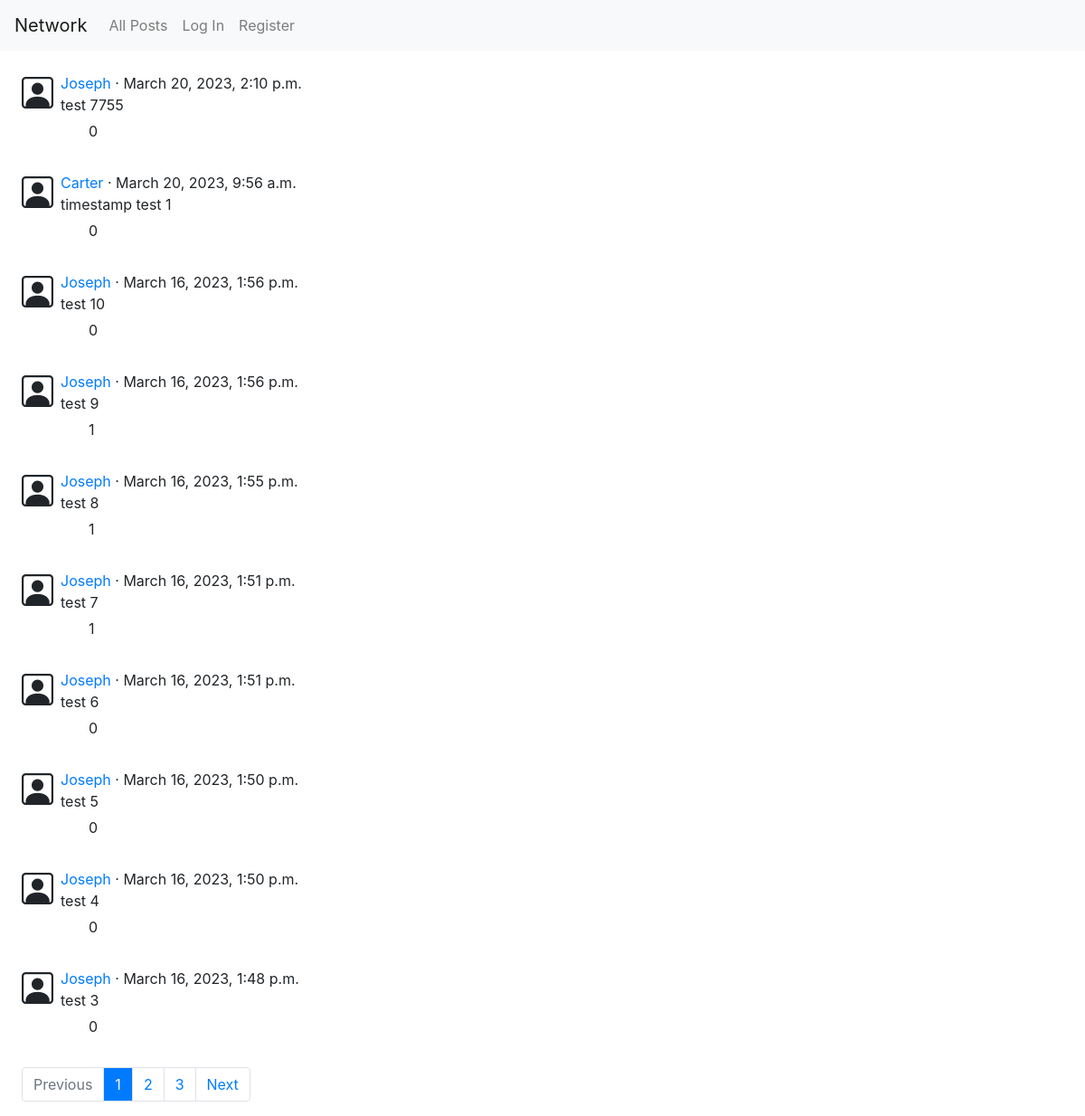
Before: / with the older database file.
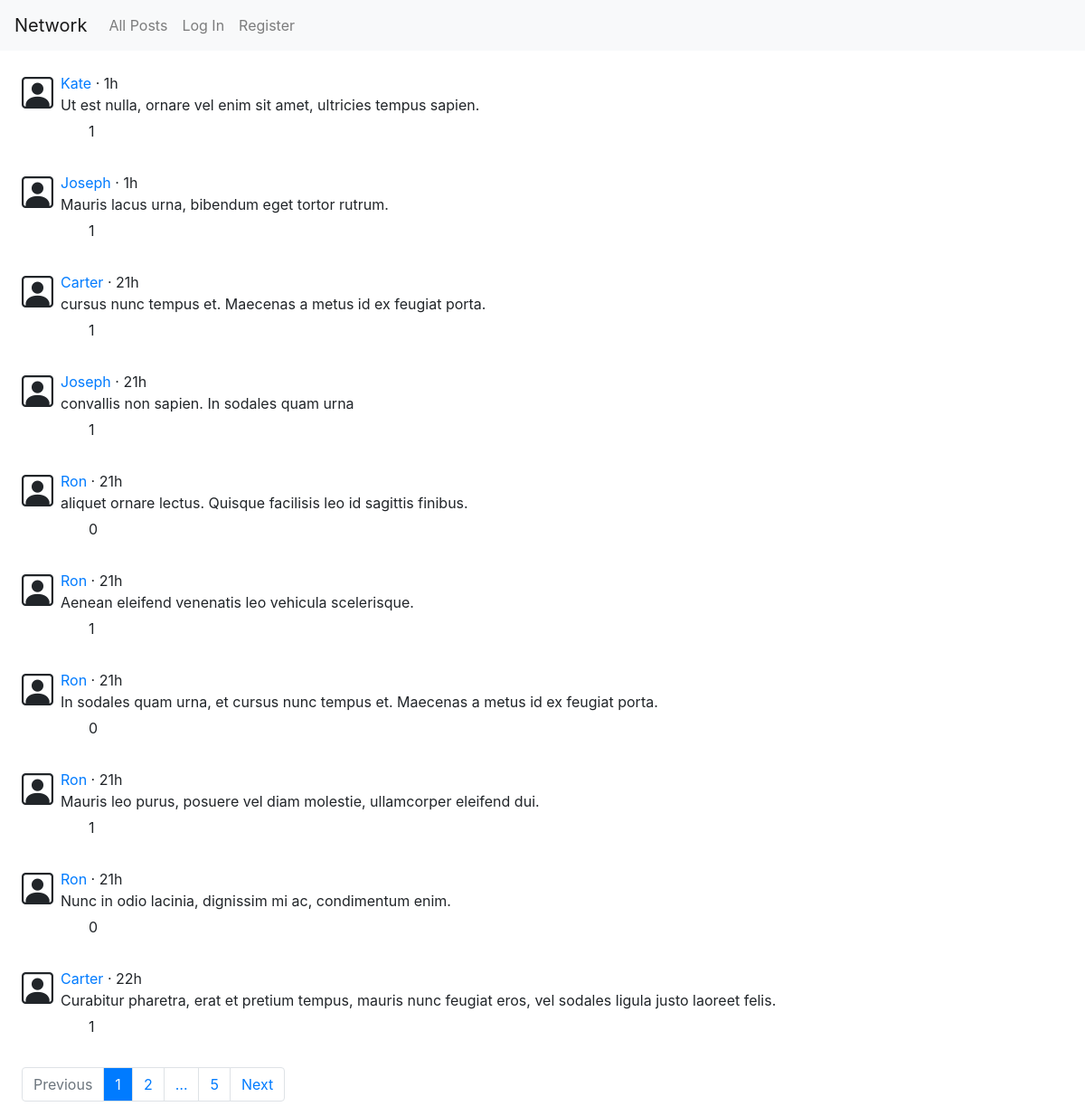
After: the same page with the newer database file.
### network/models.py (models this page shows, shortened)
class Post(models.Model):
    creator = models.ForeignKey(User, on_delete=models.CASCADE, related_name="posts")
    content = models.TextField(max_length=280)
    timestamp = models.DateTimeField(auto_now_add=True)
    likers = models.ManyToManyField(User, related_name="likes")
    def frontend_timestamp(self):
        current_time = datetime.datetime.utcnow().replace(tzinfo=pytz.UTC)
        difference = current_time - self.timestamp
        one_day = datetime.timedelta(days=1)
        if difference < one_day: # if difference less than 1 day
            difference_seconds = int(difference.total_seconds())
            if difference_seconds < 60:
                return  f"{difference_seconds}s"
            elif difference_seconds < 60*60:
                mins = difference_seconds // 60
                return  f"{mins}m"
            else:
                hrs = difference_seconds // (60*60)
                return  f"{hrs}h"
        else: # if difference greater than 1 day
            return self.timestamp

class User(AbstractUser):
    def get_followers(self):
        filtered_connections = Connection.objects.filter(target=self)
        followers = []
        for connection in filtered_connections:
            followers.append(connection.origin)
        return followers

### network/views.py (the view)
# urls.py: path("", views.index, name="index"),
def index(request):
    posts = Post.objects.order_by("-timestamp").all()
    paginator = Paginator(posts, 10)
    page_number = request.GET.get("page", 1)
    page_obj = paginator.get_page(page_number)
    page_numbers_list = paginator.get_elided_page_range(page_number, on_each_side=1, on_ends=1)
    return render(request, "network/index.html", {
        "form": NewPostForm(),
        "page_obj": page_obj,
        "page_numbers_list": page_numbers_list
    })

### network/templates/network/index.html (shortened to what this page needs)
{% extends "network/layout.html" %}
{% block body %}
    <div class="main_container ml-4 mt-4">
        {% for post in page_obj %}
            {% include 'network/includes/post_layout.html' %}
        {% empty %}
            {% if following_posts_page %}
                <div>Follow users so you can see their posts!</div>
            {% endif %}
        {% endfor %}
        {% include 'network/includes/page_navigation.html' %}
    </div>
{% endblock %}

### network/templates/network/includes/post_layout.html (shortened to what this page needs)
 <div class="post_container d-flex justify-content-start align-items-start mb-3">
    <i class="bi bi-person-square user_icon mr-2 d-flex justify-content-start"></i>
    <div id="post-details-{{post.id}}" class="post_details d-flex flex-column justify-content-start align-items-start">
        <div>
            <div class="mr-3"><a href="{% url 'network:profile' post.creator.username %}">{{ post.creator }}</a> · {{ post.frontend_timestamp }}</div>
        </div>
        <div id="content-{{post.id}}" class="mb-1">{{ post.content }}</div>
        <div id="like-edit-container-{{post.id}}" class="like_edit_container">
            <div class="d-flex align-items-start">
                {% if not user.is_authenticated %}
                    <div class="heart" data-postid={{post.id}} data-likestate="notliked"></div>
                {% else %}
                    {% if request.user in post.likers.all %}
                        <div id="heart-{{post.id}}" class="heart red_heart" data-postid={{post.id}} data-likestate="liked"></div>
                    {% else %}
                        <div id="heart-{{post.id}}" class="heart" data-postid={{post.id}} data-likestate="notliked"></div>
                    {% endif %}
                {% endif %}
                <div id="likes-count-{{post.id}}" class="likes_count_container">{{ post.likers.count }}</div>
            </div>
        </div>
    </div>
</div>

Changed rows visible on the page:
no longer on this page (row unchanged): Post: creator "Joseph", frontend_timestamp "March 20, 2023, 2:10 p.m.", content "test 7755", likers.count "0"
no longer on this page (row unchanged): Post: creator "Carter", frontend_timestamp "March 20, 2023, 9:56 a.m.", content "timestamp test 1", likers.count "0"
no longer on this page (row unchanged): Post: creator "Joseph", frontend_timestamp "March 16, 2023, 1:56 p.m.", content "test 10", likers.count "0"
no longer on this page (row unchanged): Post: creator "Joseph", frontend_timestamp "March 16, 2023, 1:56 p.m.", content "test 9", likers.count "1"
no longer on this page (row unchanged): Post: creator "Joseph", frontend_timestamp "March 16, 2023, 1:55 p.m.", content "test 8", likers.count "1"
no longer on this page (row unchanged): Post: creator "Joseph", frontend_timestamp "March 16, 2023, 1:51 p.m.", content "test 7", likers.count "1"
no longer on this page (row unchanged): Post: creator "Joseph", frontend_timestamp "March 16, 2023, 1:51 p.m.", content "test 6", likers.count "0"
no longer on this page (row unchanged): Post: creator "Joseph", frontend_timestamp "March 16, 2023, 1:50 p.m.", content "test 5", likers.count "0"
no longer on this page (row unchanged): Post: creator "Joseph", frontend_timestamp "March 16, 2023, 1:50 p.m.", content "test 4", likers.count "0"
no longer on this page (row unchanged): Post: creator "Joseph", frontend_timestamp "March 16, 2023, 1:48 p.m.", content "test 3", likers.count "0"
added Post: creator "Kate", frontend_timestamp "1h", content "Ut est nulla, ornare vel enim sit amet, ultricies tempus sapien.", likers.count "1"
added Post: creator "Joseph", frontend_timestamp "1h", content "Mauris lacus urna, bibendum eget tortor rutrum.", likers.count "1"
added Post: creator "Carter", frontend_timestamp "21h", content "cursus nunc tempus et. Maecenas a metus id ex feugiat porta.", likers.count "1"
added Post: creator "Joseph", frontend_timestamp "21h", content "convallis non sapien. In sodales quam urna", likers.count "1"
added Post: creator "Ron", frontend_timestamp "21h", content "aliquet ornare lectus. Quisque facilisis leo id sagittis finibus.", likers.count "0"
added Post: creator "Ron", frontend_timestamp "21h", content "Aenean eleifend venenatis leo vehicula scelerisque.", likers.count "1"
added Post: creator "Ron", frontend_timestamp "21h", content "In sodales quam urna, et cursus nunc tempus et. Maecenas a metus id ex feugiat porta.", likers.count "0"
added Post: creator "Ron", frontend_timestamp "21h", content "Mauris leo purus, posuere vel diam molestie, ullamcorper eleifend dui.", likers.count "1"
added Post: creator "Ron", frontend_timestamp "21h", content "Nunc in odio lacinia, dignissim mi ac, condimentum enim.", likers.count "0"
added Post: creator "Carter", frontend_timestamp "22h", content "Curabitur pharetra, erat et pretium tempus, mauris nunc feugiat eros, vel sodales ligula justo laoreet felis.", likers.count "1"
Other visible differences:
new list line: "5"
list line gone: "3"
